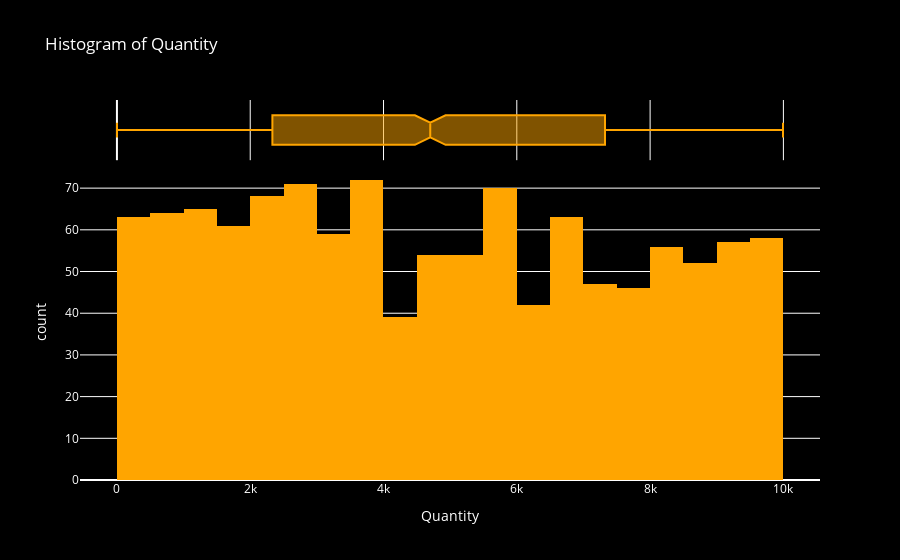
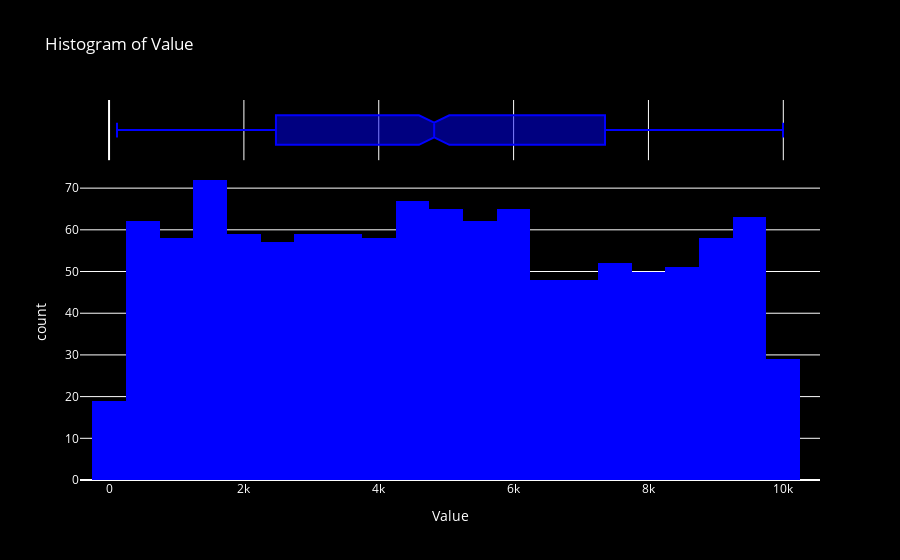

The code cell stored with these charts, in order, in its notebook:
### Code cell
# Histogram of Quantity, Value and Weight

# Define numeric options based on your DataFrame columns
numeric_options = df_uq.select_dtypes(include=['number']).columns.tolist()  # Select only numeric columns

# Create histograms for Value, Quantity, and Weight with different colors
hist_colors = {
    'Value': 'blue',
    'Quantity': 'orange',
    'Weight': 'green'
}

# Loop through each numeric variable to create histograms
for hist_var in numeric_options:
    if hist_var in hist_colors:  # Check if the variable has a defined color
        fig = px.histogram(
            df_uq, 
            x=hist_var, 
            nbins=30, 
            title=f'Histogram of {hist_var}', 
            marginal="box",
            color_discrete_sequence=[hist_colors[hist_var]]  # Set color for each variable
        )
        
        # Update layout for better visibility
        fig.update_layout(
            paper_bgcolor="black", 
            plot_bgcolor="black",
            font_color="white", 
            legend_font_color="white", 
            title_font_color="white"
        )
        
        # Show the histogram
        fig.show()

### Figure 1 — Plotly figure (JSON) as saved in the notebook; plotly's stock layout.template omitted (floating-point values rounded to 4 significant figures; data arrays with more than 128 entries replaced by an {"elided": "..."} marker saying what was removed)
{"data": [{"alignmentgroup": "True", "bingroup": "x", "hovertemplate": "Quantity=%{x}<br>count=%{y}<extra></extra>", "legendgroup": "", "marker": {"color": "orange", "pattern": {"shape": ""}}, "name": "", "nbinsx": 30, "offsetgroup": "", "orientation": "v", "showlegend": false, "type": "histogram", "x": {"elided": "1161 int values"}, "xaxis": "x", "yaxis": "y"}, {"alignmentgroup": "True", "hovertemplate": "Quantity=%{x}<extra></extra>", "legendgroup": "", "marker": {"color": "orange"}, "name": "", "notched": true, "offsetgroup": "", "showlegend": false, "type": "box", "x": {"elided": "1161 int values"}, "xaxis": "x2", "yaxis": "y2"}], "layout": {"autosize": true, "barmode": "relative", "font": {"color": "white"}, "legend": {"font": {"color": "white"}, "tracegroupgap": 0}, "paper_bgcolor": "black", "plot_bgcolor": "black", "title": {"font": {"color": "white"}, "text": "Histogram of Quantity"}, "xaxis": {"anchor": "y", "autorange": true, "domain": [0, 1], "range": [-554.2, 10550.0], "title": {"text": "Quantity"}, "type": "linear"}, "xaxis2": {"anchor": "y2", "autorange": true, "domain": [0, 1], "matches": "x", "range": [-554.2, 10550.0], "showgrid": true, "showticklabels": false, "type": "linear"}, "yaxis": {"anchor": "x", "autorange": true, "domain": [0, 0.8316], "range": [0, 75.79], "title": {"text": "count"}}, "yaxis2": {"anchor": "x2", "autorange": true, "domain": [0.8416, 1], "matches": "y2", "range": [-0.5, 0.5], "showgrid": false, "showline": false, "showticklabels": false, "ticks": "", "type": "category"}}}

### Figure 2 — Plotly figure (JSON) as saved in the notebook; plotly's stock layout.template omitted (floating-point values rounded to 4 significant figures; data arrays with more than 128 entries replaced by an {"elided": "..."} marker saying what was removed)
{"data": [{"alignmentgroup": "True", "bingroup": "x", "hovertemplate": "Value=%{x}<br>count=%{y}<extra></extra>", "legendgroup": "", "marker": {"color": "blue", "pattern": {"shape": ""}}, "name": "", "nbinsx": 30, "offsetgroup": "", "orientation": "v", "showlegend": false, "type": "histogram", "x": {"elided": "1161 float values"}, "xaxis": "x", "yaxis": "y"}, {"alignmentgroup": "True", "hovertemplate": "Value=%{x}<extra></extra>", "legendgroup": "", "marker": {"color": "blue"}, "name": "", "notched": true, "offsetgroup": "", "showlegend": false, "type": "box", "x": {"elided": "1161 float values"}, "xaxis": "x2", "yaxis": "y2"}], "layout": {"autosize": true, "barmode": "relative", "font": {"color": "white"}, "legend": {"font": {"color": "white"}, "tracegroupgap": 0}, "paper_bgcolor": "black", "plot_bgcolor": "black", "title": {"font": {"color": "white"}, "text": "Histogram of Value"}, "xaxis": {"anchor": "y", "autorange": true, "domain": [0, 1], "range": [-430.9, 10540.0], "title": {"text": "Value"}, "type": "linear"}, "xaxis2": {"anchor": "y2", "autorange": true, "domain": [0, 1], "matches": "x", "range": [-430.9, 10540.0], "showgrid": true, "showticklabels": false, "type": "linear"}, "yaxis": {"anchor": "x", "autorange": true, "domain": [0, 0.8316], "range": [0, 75.79], "title": {"text": "count"}}, "yaxis2": {"anchor": "x2", "autorange": true, "domain": [0.8416, 1], "matches": "y2", "range": [-0.5, 0.5], "showgrid": false, "showline": false, "showticklabels": false, "ticks": "", "type": "category"}}}
